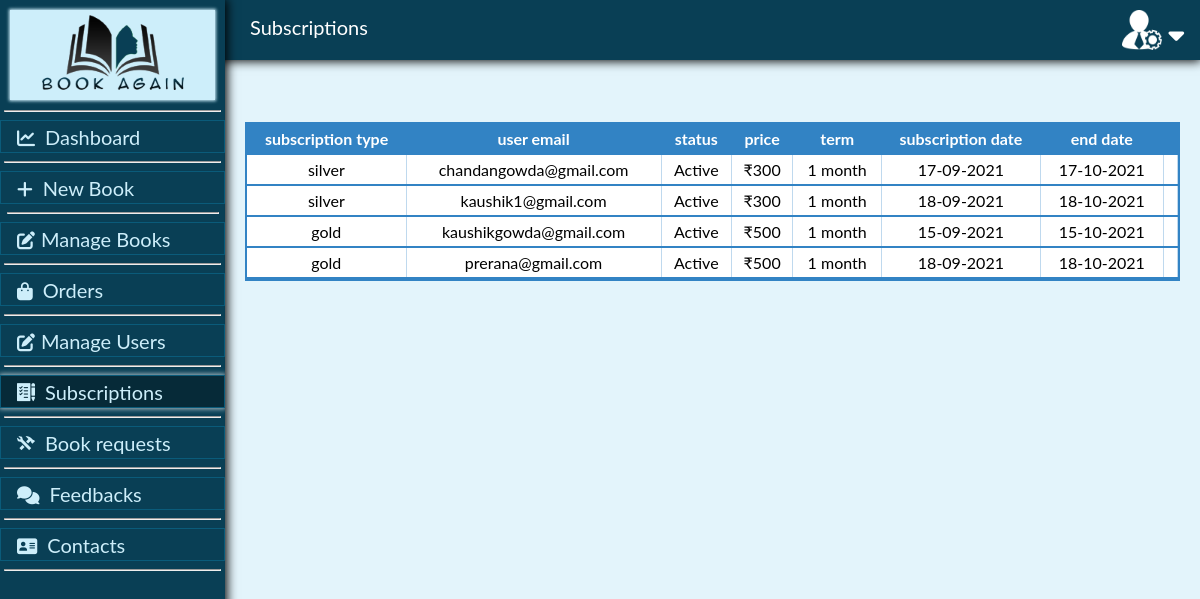
Screenshot of /subscriptionrequests.php (signed in) with the database file from the repository.
### tables this page shows
CREATE TABLE `users` (
  `user_id` int NOT NULL,
  `user_name` varchar(25) NOT NULL,
  `user_dob` date NOT NULL,
  `user_email` varchar(30) NOT NULL,
  `user_password` varchar(40) NOT NULL,
  `membership` int NOT NULL,
  `user_number` varchar(15) DEFAULT NULL,
  `user_gender` varchar(10) DEFAULT NULL
);

CREATE TABLE `membership` (
  `subscription_id` int NOT NULL,
  `user_email` varchar(30) NOT NULL,
  `subscription_type` varchar(30) NOT NULL,
  `subscription_date` timestamp NOT NULL DEFAULT CURRENT_TIMESTAMP ON UPDATE CURRENT_TIMESTAMP,
  `subscription_price` decimal(10,0) NOT NULL
);

### subscriptionrequests.php (the view, shortened to what this page needs)
<?php
$db = mysqli_connect(getenv('HOSTNAME'),getenv('USERNAME'),getenv("PASSWORD"),getenv("DATABASE"));
?>
<html>
<head>
<link href="adminpreloader.css" rel="stylesheet">
<link href="style.css" rel="stylesheet">
<link rel="stylesheet" href="https://cdnjs.cloudflare.com/ajax/libs/font-awesome/4.7.0/css/font-awesome.min.css">
</head>
<body>
	<div class="sidenav">
		<div class="sidebar">
  <div style="width: 205px;height: 90px;background-color: #CDEEFA;margin-left: 10px;box-shadow:0 0 3px 1px #CDEEFA;margin-bottom: 10px; ">
  <img src="images/logo2.png" alt="" style="margin-left: 31.5px;margin-top: 5px">
			</div>	  <hr size="2" width="215px;">
  <div id="activepage">
  <a href="dashboard.php" class="btn"><i class="fas fa-chart-line"></i>Dashboard</a><hr size="2" width="215px;">
  <a href="addbook.php" class="btn"><i class="fas fa-plus"></i>New Book</a><hr size="2" width="210px;">
  <a href="managebooks.php" class="btn"><i class="fas fa-edit" style="padding-right: 6px;"></i>Manage Books</a><hr size="2" width="215px;">
	 <a href="orders.php" class="btn"><i class="fas fa-shopping-bag"></i>Orders</a><hr size="2" width="215px;">
  <a href="manageusers.php" class="btn"><i class="fas fa-edit" style="padding-right: 6px;"></i>Manage Users</a><hr size="2" width="215px;">
	  <a href="" class="btn active"><span class="icon1-request-2" style="padding-right: 10px;"></span>Subscriptions</a><hr size="2" width="215px;">
  <a href="bookrequests.php" class="btn"><span class="icon1-iconfinder-icon" style="padding-right: 10px;"></span>Book requests</a><hr size="2" width="215px;">
  <a href="viewfeedbacks.php" class="btn"><i class="fas fa-comments"></i>Feedbacks</a><hr size="2" width="215px;">
	<a href="contactsupport.php" class="btn"><i class="fas fa-address-card"></i>Contacts</a><hr size="2" width="215px;">
		</div>
		</div>
</div>
	<div class="topnav" style="width: 100%;height: 60px;background-color: #093F55;box-shadow: 0 0px 10px 1px black;">
	<div class="dropdown">
	<button class="openbtn" id="button" onclick="openNav()" style="cursor: pointer;float: right;font-size: 25px;background-color: #093F55;border: none;color: white; height: 60px;margin-top: 0;padding-top: 12px;"><i class="fas fa-caret-down"></i></button>
	</div>
	<img src="images/adminicon.png" alt="adminicon" class="avatar" style="float: right;height: 40px;width: 40px;padding-top: 10px;">
	<p style="margin-left: 250px;margin-top: 0;padding-top:15px;font-size: 20px;color: white">Subscriptions</p>
	</div>
	<div class="main">
	<div class="scroll">
	<table>
  <tr>
    <th>subscription type</th>
    <th>user email</th>
    <th>status</th>
    <th>price</th>
	<th>term</th>
	<th>subscription date</th>
	<th>end date</th>
    <th>&nbsp;</th>
  </tr>
  <?php
$records = mysqli_query($db,"select * from users WHERE membership!='0' ORDER BY membership");
while($data = mysqli_fetch_array($records))
{
?>
  <tr>
	<td><?php if(($data['membership'] == 1) || ($data['membership'] == 3)){
	echo("silver");
     }else{
    echo("gold");
     }
	?></td>
    <td><?php echo $data['user_email']; ?></td>
	 <td><?php if(($data['membership'] == 1) || ($data['membership'] == 2)){
	echo("pending");
     }else{
    echo("Active");
	}
	?></td>
    <td><?php if(($data['membership'] == 1) || ($data['membership'] == 3)){
	echo("₹300");
     }else{
    echo("₹500");
     }
	?></td>
	<td>1 month</td>
	<td><?php
        $email=$data['user_email'];
       if(($data['membership'] == 1) || ($data['membership'] == 2)){
		   echo("----");
	   }else{
		   $query1=mysqli_query($db,"SELECT * FROM membership WHERE user_email='$email'");
		   if($data1=mysqli_fetch_array($query1)){
			   $subscription_date1 = $data1['subscription_date'];
			   $subscription_date3 = date("d-m-Y" , strtotime("$subscription_date1"));
			   echo $subscription_date3;
		   }
	   }
		?></td>
	<td><?php
        $email=$data['user_email'];
        if(($data['membership'] == 1) || ($data['membership'] == 2)){
		   echo("----");
	   }else{
		   $query2=mysqli_query($db,"SELECT * FROM membership WHERE user_email='$email'");
		   if($data2=mysqli_fetch_array($query2)){
			   $subscription_date2 = $data2['subscription_date'];
			  $enddate = date("d-m-Y", strtotime("$subscription_date2 +30 day"));
			   echo $enddate;
		   }
	   }
		?></td>
    <td><?php if(($data['membership'] == 1) || ($data['membership'] == 2)){ ?>
	<?php }  ?></td>
  </tr>
<?php
}
?>
	</table>
		</div>
	</div>
</body>
</html>

### style.css (style rules this page uses)
body { margin:0; }
.sidenav { height: 100%; width: 160px; position: fixed; z-index: 1; top: 0; left: 0; background-color: #111; overflow-x: hidden; padding-top: 20px; }
.sidenav a { padding: 6px 8px 6px 16px; text-decoration: none; font-size: 25px; color: #818181; display: block; }

### subscriptionrequests.php (style rules this page uses)
body { font-family: "Lato", sans-serif; background-color:#E3F4FB; margin: 0; }
.sidenav { box-shadow: 0 1px 10px 2px black; background-color: #093F55; height: 100%; width: 225px; position: fixed; z-index: 1; top: 0; left: 0; overflow: hidden; padding-top:10px; }
.sidenav a { border: 0.1px solid #0A5B7A; margin:4px 0 4px; position: relative; padding: 3.5px 8px 3.5px 16px; text-decoration: none; font-size: 20px; color: #CDEEFA; display: block; }
.active, .btn:hover { box-shadow: 0px 0px 5px 1px #ADBFC6; background-color:#062A38; }
.fas { padding-right: 10px; }
.main { margin-left: 225px; font-size: 20px; padding: 62px 20px; }
[class^="icon1-"], [class*=" icon1-"] { font-family: 'icomoon1' !important; speak: never; font-style: normal; font-weight: normal; font-variant: normal; text-transform: none; line-height: 1; -webkit-font-smoothing: antialiased; -moz-osx-font-smoothing: grayscale; }
.icon1-request-2:before { content: "\e900"; }
.icon1-iconfinder-icon:before { content: "\e902"; color: #cdeefa; }
table { border-collapse: collapse; background-color: white; width: 100%; }
td { padding:5px; text-align: center; border-right: 0.8px solid #BFD9EE; }
table tr { border-bottom: 2px solid #3283C4; }
th { padding-top: 5px; padding-bottom: 5px; background-color: #3283C4; color: white; position: sticky; top:0px; }
.btn i { font-size: 18px; }
.btn span { font-size: 18px; }
.scroll { min-height: 50 !important; max-height: 350 !important; overflow: hidden; overflow-y: scroll; border: 2px solid #3283C4; }

### rows the page displays
users: membership "silver", user_email "chandangowda@gmail.com", membership.subscription_date "17-09-2021", membership.subscription_date "17-10-2021"
users: membership "silver", user_email "kaushik1@gmail.com", membership.subscription_date "18-09-2021", membership.subscription_date "18-10-2021"
users: membership "gold", user_email "kaushikgowda@gmail.com", membership.subscription_date "15-09-2021", membership.subscription_date "15-10-2021"
users: membership "gold", user_email "prerana@gmail.com", membership.subscription_date "18-09-2021", membership.subscription_date "18-10-2021"
